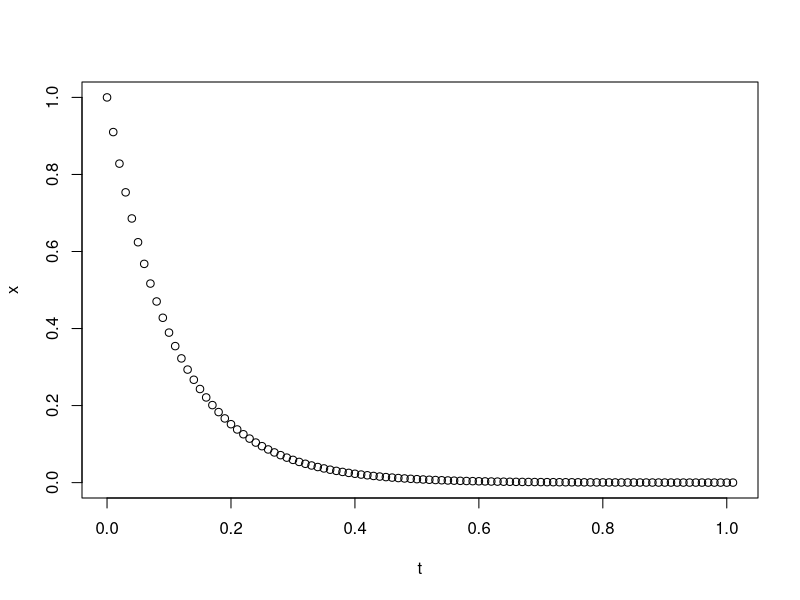

This chart was generated by the following R code:
#Loading libraries
library(ggplot2)

f <- expression(x^3)
D(f,"x")

f <- deriv(~x^3, "x", func=TRUE)
f(2)


dt <- 0.01
T = 1
nstep = T/dt + 1
x = rep(1, nstep)

for(i in 1:nstep){
  x[i+1] = x[i] - dt * (9 * x[i])
}
t=(0:nstep) * dt
plot(t, x)
